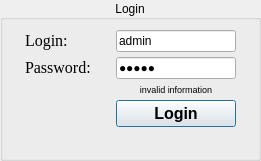
   <widget class="QGroupBox" name="groupBox_login">
    <property name="geometry">
     <rect>
      <x>830</x>
      <y>30</y>
      <width>261</width>
      <height>161</height>
     </rect>
    </property>
    <property name="title">
     <string>Login</string>
    </property>
    <property name="alignment">
     <set>Qt::AlignCenter</set>
    </property>
    <property name="flat">
     <bool>true</bool>
    </property>
    <widget class="QWidget" name="gridLayoutWidget">
     <property name="geometry">
      <rect>
       <x>10</x>
       <y>30</y>
       <width>241</width>
       <height>131</height>
      </rect>
     </property>
     <layout class="QGridLayout" name="gridLayout">
      <property name="horizontalSpacing">
       <number>10</number>
      </property>
      <property name="verticalSpacing">
       <number>5</number>
      </property>
      <item row="0" column="1">
       <widget class="QLineEdit" name="lineEdit_login">
        <property name="sizePolicy">
         <sizepolicy hsizetype="Fixed" vsizetype="Fixed">
          <horstretch>0</horstretch>
          <verstretch>0</verstretch>
         </sizepolicy>
        </property>
        <property name="minimumSize">
         <size>
          <width>120</width>
          <height>0</height>
         </size>
        </property>
        <property name="toolTip">
         <string>Please enter login information.</string>
        </property>
        <property name="text">
         <string>admin</string>
        </property>
        <property name="maxLength">
         <number>32</number>
        </property>
       </widget>
      </item>
      <item row="0" column="0">
       <widget class="QLabel" name="label">
        <property name="sizePolicy">
         <sizepolicy hsizetype="Fixed" vsizetype="Fixed">
          <horstretch>0</horstretch>
          <verstretch>0</verstretch>
         </sizepolicy>
        </property>
        <property name="font">
         <font>
          <family>Georgia</family>
          <pointsize>12</pointsize>
         </font>
        </property>
        <property name="text">
         <string>Login:</string>
        </property>
       </widget>
      </item>
      <item row="1" column="0">
       <widget class="QLabel" name="label_2">
        <property name="sizePolicy">
         <sizepolicy hsizetype="Fixed" vsizetype="Fixed">
          <horstretch>0</horstretch>
          <verstretch>0</verstretch>
         </sizepolicy>
        </property>
        <property name="font">
         <font>
          <family>Georgia</family>
          <pointsize>12</pointsize>
         </font>
        </property>
        <property name="text">
         <string>Password:</string>
        </property>
       </widget>
      </item>
      <item row="1" column="1">
       <widget class="QLineEdit" name="lineEdit_password">
        <property name="sizePolicy">
         <sizepolicy hsizetype="Fixed" vsizetype="Fixed">
          <horstretch>0</horstretch>
          <verstretch>0</verstretch>
         </sizepolicy>
        </property>
        <property name="minimumSize">
         <size>
          <width>120</width>
          <height>0</height>
         </size>
        </property>
        <property name="toolTip">
         <string>Please enter password</string>
        </property>
        <property name="text">
         <string>admin</string>
        </property>
        <property name="maxLength">
         <number>32</number>
        </property>
        <property name="echoMode">
         <enum>QLineEdit::Password</enum>
        </property>
       </widget>
      </item>
      <item row="3" column="1">
       <widget class="QPushButton" name="pushButton_login">
        <property name="font">
         <font>
          <pointsize>12</pointsize>
          <weight>75</weight>
          <bold>true</bold>
         </font>
        </property>
        <property name="text">
         <string>Login</string>
        </property>
        <property name="autoRepeat">
         <bool>false</bool>
        </property>
        <property name="autoDefault">
         <bool>true</bool>
        </property>
        <property name="default">
         <bool>true</bool>
        </property>
       </widget>
      </item>
      <item row="4" column="1">
       <spacer name="verticalSpacer">
        <property name="orientation">
         <enum>Qt::Vertical</enum>
        </property>
        <property name="sizeHint" stdset="0">
         <size>
          <width>20</width>
          <height>40</height>
         </size>
        </property>
       </spacer>
      </item>
      <item row="2" column="1">
       <widget class="QLabel" name="label_passwordError">
        <property name="enabled">
         <bool>true</bool>
        </property>
        <property name="font">
         <font>
          <pointsize>7</pointsize>
         </font>
        </property>
        <property name="text">
         <string>invalid information</string>
        </property>
        <property name="alignment">
         <set>Qt::AlignCenter</set>
        </property>
        <property name="margin">
         <number>1</number>
        </property>
       </widget>
      </item>
     </layout>
    </widget>
   </widget>
